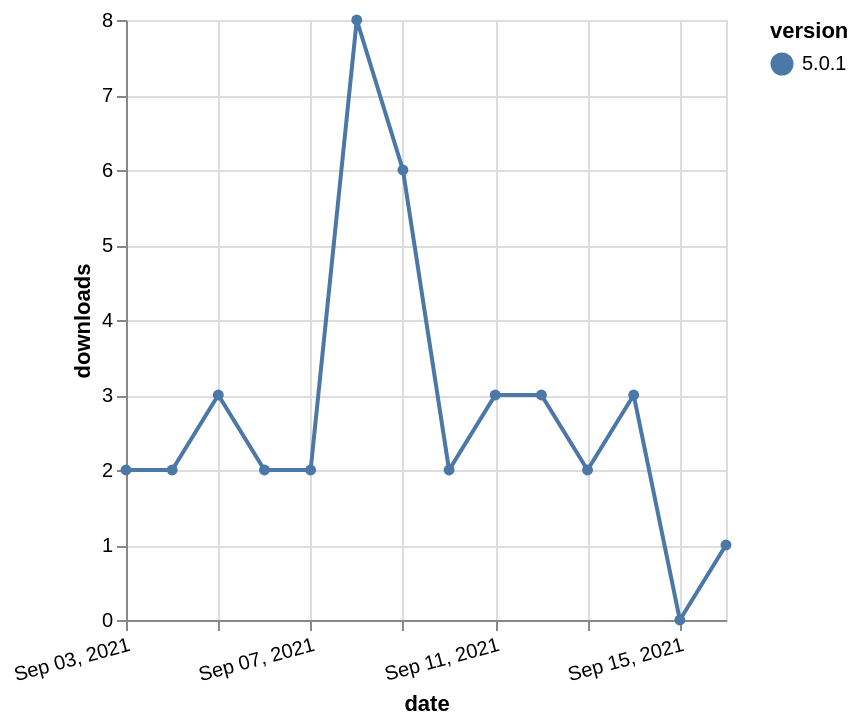

Express this chart as Vega-Lite.
### Vega-Lite specification from a JSON file in a GitHub repository (floating-point values rounded to 4 significant figures)
{"$schema": "https://vega.github.io/schema/vega-lite/v5.json", "description": "A simple bar chart with embedded data.", "data": {"values": [{"date": "2021-09-03", "total": 6273, "delta": 2, "version": "5.0.1"}, {"date": "2021-09-04", "total": 6275, "delta": 2, "version": "5.0.1"}, {"date": "2021-09-05", "total": 6278, "delta": 3, "version": "5.0.1"}, {"date": "2021-09-06", "total": 6280, "delta": 2, "version": "5.0.1"}, {"date": "2021-09-07", "total": 6282, "delta": 2, "version": "5.0.1"}, {"date": "2021-09-08", "total": 6290, "delta": 8, "version": "5.0.1"}, {"date": "2021-09-09", "total": 6296, "delta": 6, "version": "5.0.1"}, {"date": "2021-09-10", "total": 6298, "delta": 2, "version": "5.0.1"}, {"date": "2021-09-11", "total": 6301, "delta": 3, "version": "5.0.1"}, {"date": "2021-09-12", "total": 6304, "delta": 3, "version": "5.0.1"}, {"date": "2021-09-13", "total": 6306, "delta": 2, "version": "5.0.1"}, {"date": "2021-09-14", "total": 6309, "delta": 3, "version": "5.0.1"}, {"date": "2021-09-15", "total": 6309, "delta": 0, "version": "5.0.1"}, {"date": "2021-09-16", "total": 6310, "delta": 1, "version": "5.0.1"}]}, "width": "container", "mark": {"type": "line", "point": {"filled": true}}, "encoding": {"x": {"field": "date", "type": "temporal", "timeUnit": "yearmonthdate", "title": "date", "axis": {"labelAngle": -15}}, "y": {"field": "delta", "type": "quantitative", "title": "downloads"}, "color": {"field": "version", "type": "nominal"}, "tooltip": {"field": "delta"}}}
